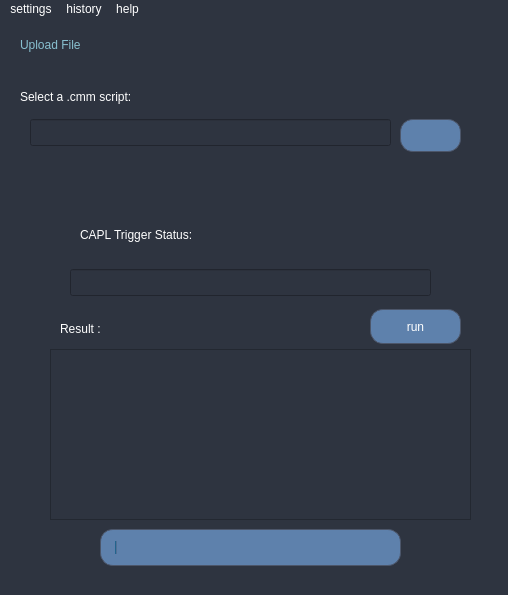
<?xml version="1.0" encoding="UTF-8"?>
<ui version="4.0">
 <class>MainWindow</class>
 <widget class="QMainWindow" name="MainWindow">
  <property name="geometry">
   <rect>
    <x>0</x>
    <y>0</y>
    <width>508</width>
    <height>595</height>
   </rect>
  </property>
  <property name="windowTitle">
   <string>CMM Runner</string>
  </property>
  <property name="styleSheet">
   <string notr="true">QWidget {
      background-color: #2e3440;
    }
QLabel#title {
      font: 75 14pt &quot;Segoe UI&quot;;
      color: #88c0d0;
      background-color: transparent;
    } 
    /* Body Text */
    QLabel {
      font: 12pt &quot;Segoe UI&quot;;
      color:white;
      background-color: transparent;
    }
QPushButton {
      background-color: #5e81ac;
      color: white;
      border-radius: 13px;
      padding: 10px 15px;
      border: 1px solid #4c566a;
      font: 8pt &quot;Segoe UI&quot;;
    }

QPushButton:hover {
      background-color: #81a1c1;
      border: 2px solid #88c0d0;
    }
QPushButton:pressed {
      background-color: #4c566a;
      border: 2px solid #3b4252;
    }
QProgressBar{
     background-color: #5e81ac;
      color: white;
      border-radius: 13px;
      padding: 10px 15px;
      border: 1px solid #4c566a;
      font: 8pt &quot;Segoe UI&quot;;
}
   

    /* Dialog Background */
    QDialog {
      background-color: #2e3440;
    }

    /* Title Label */
    QLabel#titleLabel {
      font: 75 24pt &quot;Segoe UI&quot;;
      color: #88c0d0;
      background-color: transparent;
    }

    /* Body Text */
    QLabel#bodyLabel {
      font: 14pt &quot;Segoe UI&quot;;
      color: #d8dee9;
      background-color: transparent;
      padding: 10px;
    }

    /* Close Button */
    QPushButton#closeButton {
      background-color: #5e81ac;
      color: white;
      border-radius: 15px;
      padding: 10px 20px;
      border: 2px solid #4c566a;
      font: 14pt &quot;Segoe UI&quot;;
    }

    QPushButton#closeButton:hover {
      background-color: #81a1c1;
      border: 2px solid #88c0d0;
    }

    QPushButton#closeButton:pressed {
      background-color: #4c566a;
      border: 2px solid #3b4252;
    }
   QMenuBar{
     color: white;
    }
   </string>
  </property>
  <property name="tabShape">
   <enum>QTabWidget::Rounded</enum>
  </property>
  <widget class="QWidget" name="centralwidget">
   <property name="enabled">
    <bool>true</bool>
   </property>
   <property name="styleSheet">
    <string notr="true"/>
   </property>
   <widget class="QLabel" name="label">
    <property name="geometry">
     <rect>
      <x>20</x>
      <y>70</y>
      <width>161</width>
      <height>16</height>
     </rect>
    </property>
    <property name="text">
     <string>Select a .cmm script:</string>
    </property>
   </widget>
   <widget class="QLabel" name="title">
    <property name="geometry">
     <rect>
      <x>20</x>
      <y>0</y>
      <width>161</width>
      <height>51</height>
     </rect>
    </property>
    <property name="text">
     <string>Upload File</string>
    </property>
   </widget>
   <widget class="QPushButton" name="pushButton">
    <property name="enabled">
     <bool>true</bool>
    </property>
    <property name="geometry">
     <rect>
      <x>400</x>
      <y>100</y>
      <width>61</width>
      <height>33</height>
     </rect>
    </property>
    <property name="toolTip">
     <string>Choose a file</string>
    </property>
    <property name="text">
     <string/>
    </property>
    <property name="icon">
     <iconset>
      <normaloff>src/upload-file.png</normaloff>src/upload-file.png</iconset>
    </property>
   </widget>
   <widget class="QLabel" name="result">
    <property name="geometry">
     <rect>
      <x>60</x>
      <y>300</y>
      <width>161</width>
      <height>20</height>
     </rect>
    </property>
    <property name="text">
     <string>Result :</string>
    </property>
   </widget>
   <widget class="QPushButton" name="pushButton_2">
    <property name="geometry">
     <rect>
      <x>370</x>
      <y>290</y>
      <width>91</width>
      <height>35</height>
     </rect>
    </property>
    <property name="text">
     <string>run</string>
    </property>
   </widget>
   <widget class="QProgressBar" name="progressBar">
    <property name="geometry">
     <rect>
      <x>100</x>
      <y>510</y>
      <width>301</width>
      <height>37</height>
     </rect>
    </property>
    <property name="minimumSize">
     <size>
      <width>0</width>
      <height>30</height>
     </size>
    </property>
    <property name="maximum">
     <number>100</number>
    </property>
    <property name="value">
     <number>0</number>
    </property>
    <property name="textVisible">
     <bool>false</bool>
    </property>
   </widget>
   <widget class="QLineEdit" name="path">
    <property name="geometry">
     <rect>
      <x>30</x>
      <y>100</y>
      <width>361</width>
      <height>27</height>
     </rect>
    </property>
   </widget>
   <widget class="QLabel" name="label_2">
    <property name="geometry">
     <rect>
      <x>80</x>
      <y>200</y>
      <width>291</width>
      <height>31</height>
     </rect>
    </property>
    <property name="text">
     <string>CAPL Trigger Status:</string>
    </property>
   </widget>
   <widget class="QLineEdit" name="update">
    <property name="geometry">
     <rect>
      <x>70</x>
      <y>250</y>
      <width>361</width>
      <height>27</height>
     </rect>
    </property>
   </widget>
   <widget class="QTextEdit" name="textEdit_2">
    <property name="geometry">
     <rect>
      <x>50</x>
      <y>330</y>
      <width>421</width>
      <height>171</height>
     </rect>
    </property>
   </widget>
  </widget>
  <widget class="QStatusBar" name="statusBar"/>
  <widget class="QMenuBar" name="menuBar">
   <property name="geometry">
    <rect>
     <x>0</x>
     <y>0</y>
     <width>508</width>
     <height>21</height>
    </rect>
   </property>
   <widget class="QMenu" name="menusettings">
    <property name="title">
     <string>settings</string>
    </property>
    <addaction name="actionexit"/>
   </widget>
   <widget class="QMenu" name="menuhistory">
    <property name="title">
     <string>history</string>
    </property>
   </widget>
   <widget class="QMenu" name="menuhelp">
    <property name="title">
     <string>help</string>
    </property>
   </widget>
   <addaction name="menusettings"/>
   <addaction name="menuhistory"/>
   <addaction name="menuhelp"/>
  </widget>
  <action name="actionopen_file">
   <property name="text">
    <string>open file</string>
   </property>
  </action>
  <action name="actionexit">
   <property name="text">
    <string>exit</string>
   </property>
  </action>
 </widget>
 <resources/>
 <connections/>
</ui>
